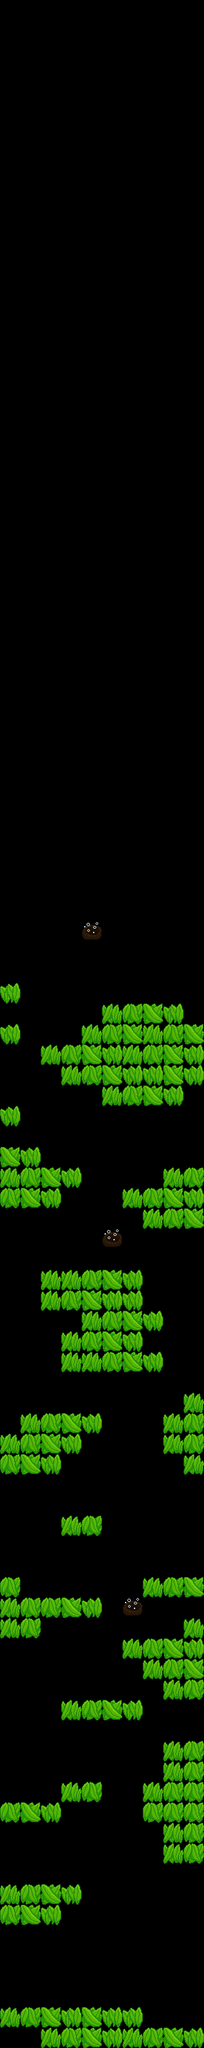

This game map was drawn from its Tiled (.tmx) file and the tilesets committed beside it. A one-line description and the trimmed map source follow:
An orthogonal 10x100 tile map with 64x64 px tiles, 2 tile layers (seaweed, volcanoes), 2 hidden layers not drawn, 5 tilesets.

<map version="1.5" tiledversion="1.7.1" orientation="orthogonal" renderorder="right-down" width="10" height="100" tilewidth="64" tileheight="64" infinite="0" nextlayerid="10" nextobjectid="5">
 <tileset firstgid="1" source="rocks.tsx" />
 <tileset firstgid="5" source="seaweed.tsx" />
 <tileset firstgid="9" source="rockwall.tsx" />
 <tileset firstgid="17" source="fish.tsx" />
 <tileset firstgid="21" source="volcano.tsx" />
 <layer id="4" name="seaweed" width="10" height="100">
  <data>[1000 cells, 158 non-empty, 4 distinct tile ids]</data>
 </layer>
 <layer id="9" name="volcanoes" width="10" height="100">
  <data>[1000 cells, 3 non-empty, 1 distinct tile ids]</data>
 </layer>
 <layer id="3" name="rocks" width="10" height="100" visible="0">
  <data>[1000 cells, 137 non-empty, 12 distinct tile ids]</data>
 </layer>
 <layer id="8" name="fish" width="10" height="100" visible="0">
  <data>[1000 cells, 12 non-empty, 1 distinct tile ids]</data>
 </layer>
</map>